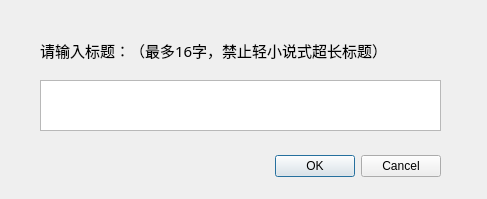
<?xml version="1.0" encoding="UTF-8"?>
<ui version="4.0">
 <class>Dialog</class>
 <widget class="QDialog" name="Dialog">
  <property name="geometry">
   <rect>
    <x>0</x>
    <y>0</y>
    <width>487</width>
    <height>199</height>
   </rect>
  </property>
  <property name="minimumSize">
   <size>
    <width>487</width>
    <height>199</height>
   </size>
  </property>
  <property name="maximumSize">
   <size>
    <width>487</width>
    <height>199</height>
   </size>
  </property>
  <property name="windowTitle">
   <string>Dialog</string>
  </property>
  <widget class="QDialogButtonBox" name="CommitTitle">
   <property name="geometry">
    <rect>
     <x>100</x>
     <y>150</y>
     <width>341</width>
     <height>32</height>
    </rect>
   </property>
   <property name="orientation">
    <enum>Qt::Horizontal</enum>
   </property>
   <property name="standardButtons">
    <set>QDialogButtonBox::Cancel|QDialogButtonBox::Ok</set>
   </property>
  </widget>
  <widget class="QTextEdit" name="TitleContent">
   <property name="geometry">
    <rect>
     <x>40</x>
     <y>80</y>
     <width>401</width>
     <height>51</height>
    </rect>
   </property>
   <property name="font">
    <font>
     <family>微软雅黑</family>
     <pointsize>11</pointsize>
    </font>
   </property>
  </widget>
  <widget class="QLabel" name="label_2">
   <property name="geometry">
    <rect>
     <x>40</x>
     <y>30</y>
     <width>461</width>
     <height>41</height>
    </rect>
   </property>
   <property name="font">
    <font>
     <family>微软雅黑</family>
     <pointsize>11</pointsize>
    </font>
   </property>
   <property name="text">
    <string>请输入标题：（最多16字，禁止轻小说式超长标题）</string>
   </property>
  </widget>
 </widget>
 <resources/>
 <connections>
  <connection>
   <sender>CommitTitle</sender>
   <signal>accepted()</signal>
   <receiver>Dialog</receiver>
   <slot>accept()</slot>
   <hints>
    <hint type="sourcelabel">
     <x>248</x>
     <y>254</y>
    </hint>
    <hint type="destinationlabel">
     <x>157</x>
     <y>274</y>
    </hint>
   </hints>
  </connection>
  <connection>
   <sender>CommitTitle</sender>
   <signal>rejected()</signal>
   <receiver>Dialog</receiver>
   <slot>reject()</slot>
   <hints>
    <hint type="sourcelabel">
     <x>316</x>
     <y>260</y>
    </hint>
    <hint type="destinationlabel">
     <x>286</x>
     <y>274</y>
    </hint>
   </hints>
  </connection>
 </connections>
</ui>
